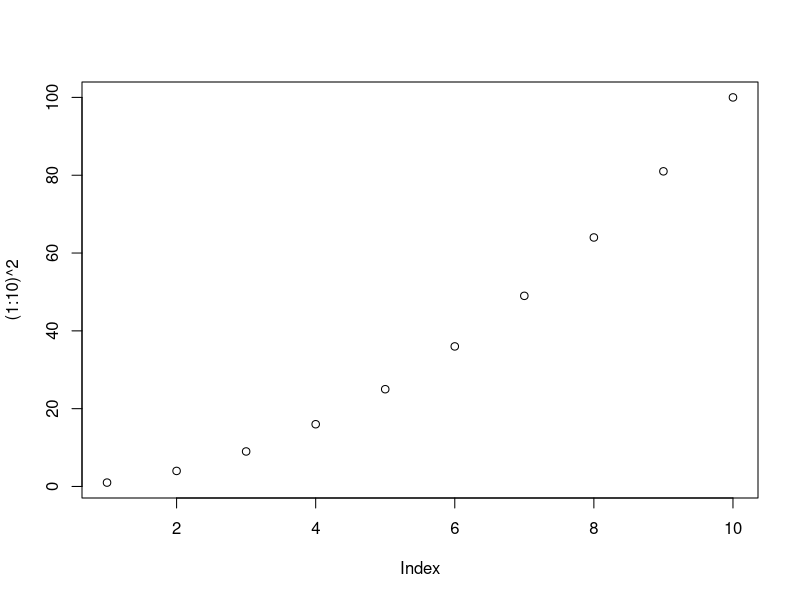

This figure's R source:
## ---- chunk 1
knitr::opts_chunk$set(
  comment = "#>",
  collapse = TRUE
# ,fig.path = "images/"
)
#knitr::opts_knit$set(unnamed.chunk.label = 'fig')
#knitr::opts_knit$set(unnamed.chunk.label = "la")

library(magrittr)
## ---- chunk 2
xts1 <- xts::xts(x = 1:5, order.by = Sys.Date() - 0:4)
## ---- chunk 3
seq(as.Date("2017-01-01"), length = 5, by = "days")
## ---- chunk 4
zoo::coredata(xts1)
zoo::index(xts1)
## ---- chunk 5
xts::align.time(xts1, n = 60)
## ---- chunk 6
plot((1:10)^2)
